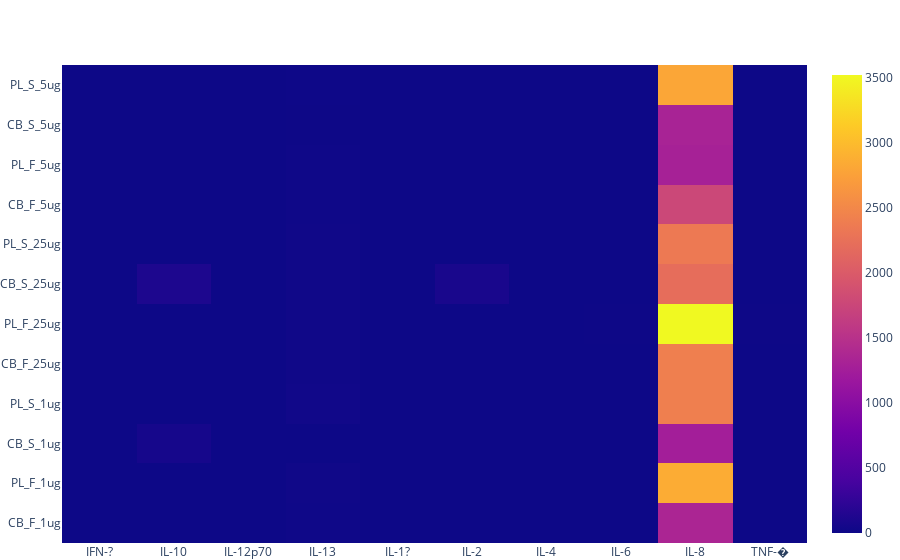

The notebook cell saved with this chart:
### Markdown cell above
## 68J

### Code cell
showHM_perGrp("68J")

### Figure 1 — Plotly figure (JSON) as saved in the notebook; plotly's stock layout.template omitted (floating-point values rounded to 4 significant figures; data arrays with more than 128 entries replaced by an {"elided": "..."} marker saying what was removed)
{"data": [{"transpose": true, "type": "heatmap", "x": {"elided": "360 str values"}, "y": {"elided": "360 str values"}, "z": {"elided": "360 float values"}}], "layout": {"autosize": true, "margin": {"b": 0, "l": 0, "r": 0, "t": 65}, "xaxis": {"autorange": true, "range": [-0.5, 9.5], "type": "category"}, "yaxis": {"autorange": true, "range": [-0.5, 11.5], "type": "category"}}}
